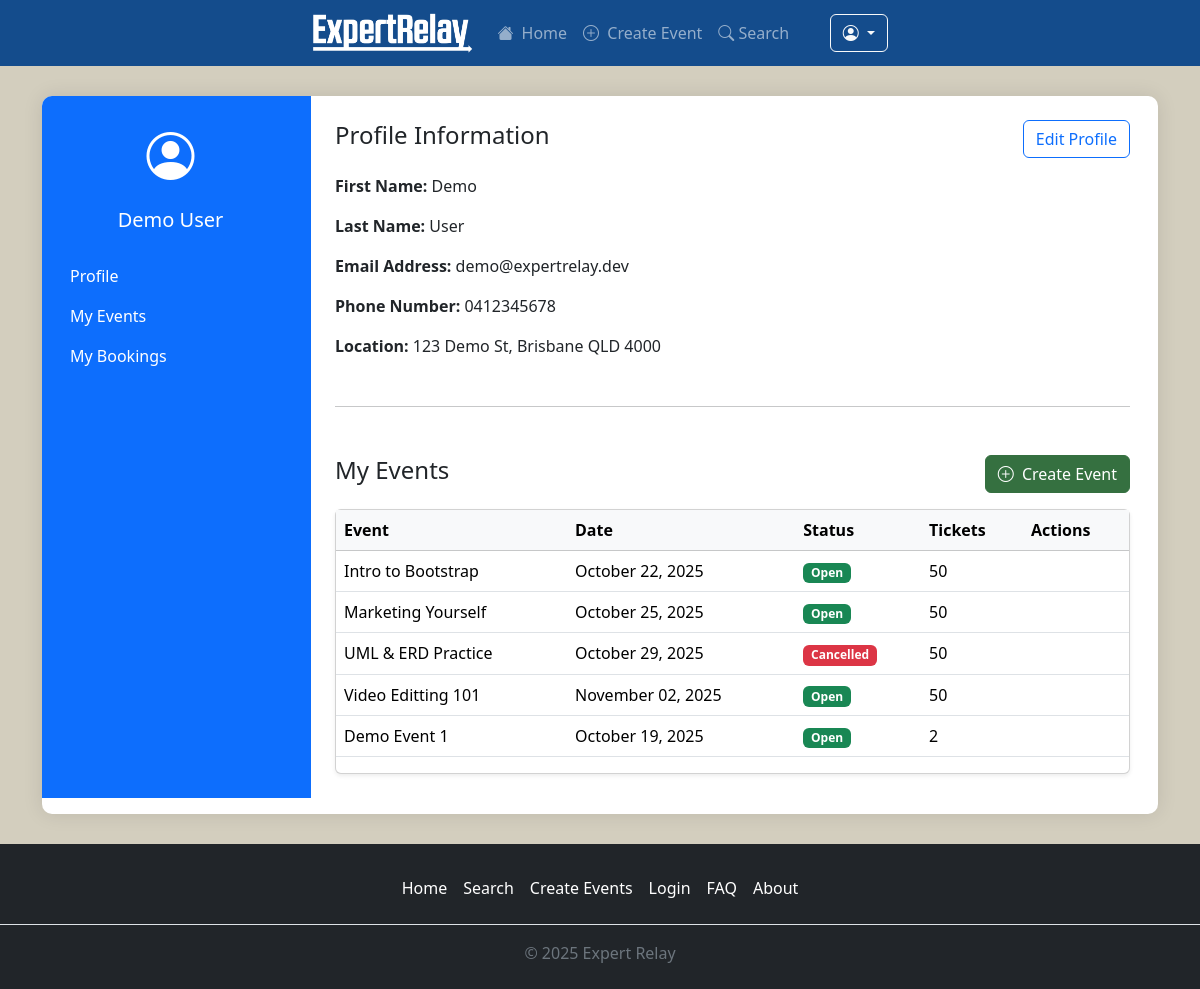
Screenshot of /profle (signed in) with the database file from the repository.
### travel/models.py (models this page shows, shortened)
class User(db.Model, UserMixin):
    __tablename__ = 'users'
    id = db.Column(db.Integer, primary_key=True)
    name = db.Column(db.String(100), index=True, nullable=False)
    emailid = db.Column(db.String(100), index=True, unique=True, nullable=False)
    password_hash = db.Column(db.String(255), nullable=False)
    phone = db.Column(db.String(15))
    address = db.Column(db.String(100), index=True, nullable=False)
    created_at = db.Column(db.DateTime, default=datetime.now)
    comments = db.relationship(
        'Comment',
        back_populates='user',
        cascade='all, delete-orphan'
    )
    orders = db.relationship('Order', backref='user')
    events = db.relationship('Event', backref='user')

class Event(db.Model):
    __tablename__ = 'events'
    id = db.Column(db.Integer, primary_key=True)
    title = db.Column(db.String(100), index=True, unique=True, nullable=False)
    description = db.Column(db.String(400))
    image = db.Column(db.String(255), nullable=True)   # <-- fix double assignment
    start_at = db.Column(db.DateTime, nullable=False)
    end_at = db.Column(db.DateTime, nullable=False)
    venue = db.Column(db.String(200), nullable=False)
    status = db.Column(db.String(20), nullable=False)
    tickets_av = db.Column(db.Integer, nullable=False)
    user_id = db.Column(db.Integer, db.ForeignKey('users.id'))
    category_id = db.Column(db.Integer, db.ForeignKey('categories.id'))
    comments = db.relationship(
        'Comment',
        back_populates='event',
        cascade='all, delete-orphan'
    )
    orders = db.relationship('Order', backref='event')

### travel/views.py (the view, shortened to what this page needs)
@bp.route('/profle', methods=['GET','POST'])
@login_required
def profile():
    return render_template('profile.html', user=current_user, active_page="profile")

### travel/templates/profile.html (shortened to what this page needs)
{% extends 'base.html' %}
{% block content %}
<div class="container">
    <div class="account-container">
        <div class="row">
            <div class="col-md-3 bg-primary text-white p-4 rounded-start-3">
                <div class="text-center mb-4">
                    <i class="bi bi-person-circle" style="font-size: 3rem;"></i>
                    <h5 class="mt-3">{{ user.name or 'Unnamed User' }}</h5>
                </div>
                <ul class="nav flex-column">
                    <li class="nav-item"><a class="nav-link text-white" href="#profile">Profile</a></li>
                    <li class="nav-item"><a class="nav-link text-white" href="#my-events">My Events</a></li>
                    <li class="nav-item"><a class="nav-link text-white" href="#my-bookings">My Bookings</a></li>
                </ul>
            </div>
            <div class="col-md-9 bg-white p-4 rounded-end-3 tab-pane fade show active" id="profile">
                <section id="profile-info">
                    <div class="d-flex justify-content-between align-items-center mb-3">
                        <h4>Profile Information</h4>
                        <button class="btn btn-outline-primary" data-bs-toggle="collapse"
                            data-bs-target="#edtimyprofile">
                            Edit Profile
                        </button>
                    </div>
                    <div>
                        <p><strong>First Name:</strong> {{ user.name.split(' ')[0] if user.name else '' }}</p>
                        <p><strong>Last Name:</strong> {{ user.name.split(' ')[1] if user.name and ' ' in user.name else
                            ''
                            }}</p>
                        <p><strong>Email Address:</strong> {{ user.emailid }}</p>
                        <p><strong>Phone Number:</strong> {{ user.phone or 'Not provided' }}</p>
                        <p><strong>Location:</strong> {{ user.address or 'Not provided' }}</p>
                    </div>
                </section>
                <hr class="my-5">
                <section id="my-events">
                    <div class="d-flex justify-content-between align-items-center mb-3">
                        <h4>My Events</h4>
                        <a href="{{ url_for('main.create_event') }}" class="btn btn-success">
                            <i class="bi bi-plus-circle me-1"></i> Create Event
                        </a>
                    </div>
                    {% if user.events %}
                    <div class="card shadow-sm">
                        <div class="" card-body>
                            <table class="table align-middle">
                                <thead class="table-light">
                                    <tr>
                                        <th>Event</th>
                                        <th>Date</th>
                                        <th>Status</th>
                                        <th>Tickets</th>
                                        <th>Actions</th>
                                    </tr>
                                </thead>
                                <tbody>
                                    {% for e in user.events %}
                                    <tr>
                                        <td>{{ e.title }}</td>
                                        <td>{{ e.start_at.strftime('%B %d, %Y') }}</td>
                                        <td>
                                            {% if e.status == "Open" %}
                                            <span class="badge bg-success">{{ e.status }}</span>
                                            {% elif e.status == "Sold Out" %}
                                            <span class="badge bg-secondary">{{ e.status }}</span>
                                            {% elif e.status == "Cancelled" %}
                                            <span class="badge bg-danger">{{ e.status }}</span>
                                            {% else %}
                                            <span class="badge bg-warning text-dark">{{ e.status }}</span>
                                            {% endif %}
                                        </td>
                                        <td>{{ e.tickets_av}}</td>
                                        <td>
                                        </td>
                                    </tr>
                                    {% endfor %}
                                </tbody>
                            </table>
                        </div>
                    </div>
                    {% else %}
                    <div class="alert alert-secondary text-center">
                        You haven't created any events yet.
                        <a href="{{ url_for('main.create_event')}}" class="alert-link">Create one now</a>
                    </div>
                    {% endif %}
                </section>
            </div>
        </div>
    </div>
</div>
{% endblock %}

### travel/static/styles.css (style rules this page uses)
:root { --banner: #144c8c; --chrome: #1c242c; --bg: #d3cebe; --box: #ffffff; --radius: 16px; }
html, body { height: 100% }
body { background: #d3cebe; min-height: 100%; display: flex; flex-direction: column; }
.btn-success { background-color: #357040; border-color: #357040; }
.account-container { margin: 30px auto; background-color: white; border-radius: 10px; box-shadow: 0 0 20px rgba(0, 0, 0, 0.1); overflow: hidden; padding-bottom: 1rem; padding-right: 1rem; }

### rows the page displays
User: name "Demo User", name "Demo", name "User", emailid "demo@expertrelay.dev", phone "0412345678", address "123 Demo St, Brisbane QLD 4000"
Event: title "Intro to Bootstrap", start_at "October 22, 2025", status "Open", tickets_av "50"
Event: title "Marketing Yourself", start_at "October 25, 2025", status "Open", tickets_av "50"
Event: title "UML & ERD Practice", start_at "October 29, 2025", status "Cancelled", tickets_av "50"
Event: title "Video Editting 101", start_at "November 02, 2025", status "Open", tickets_av "50"
Event: title "Demo Event 1", start_at "October 19, 2025", status "Open", tickets_av "2"
